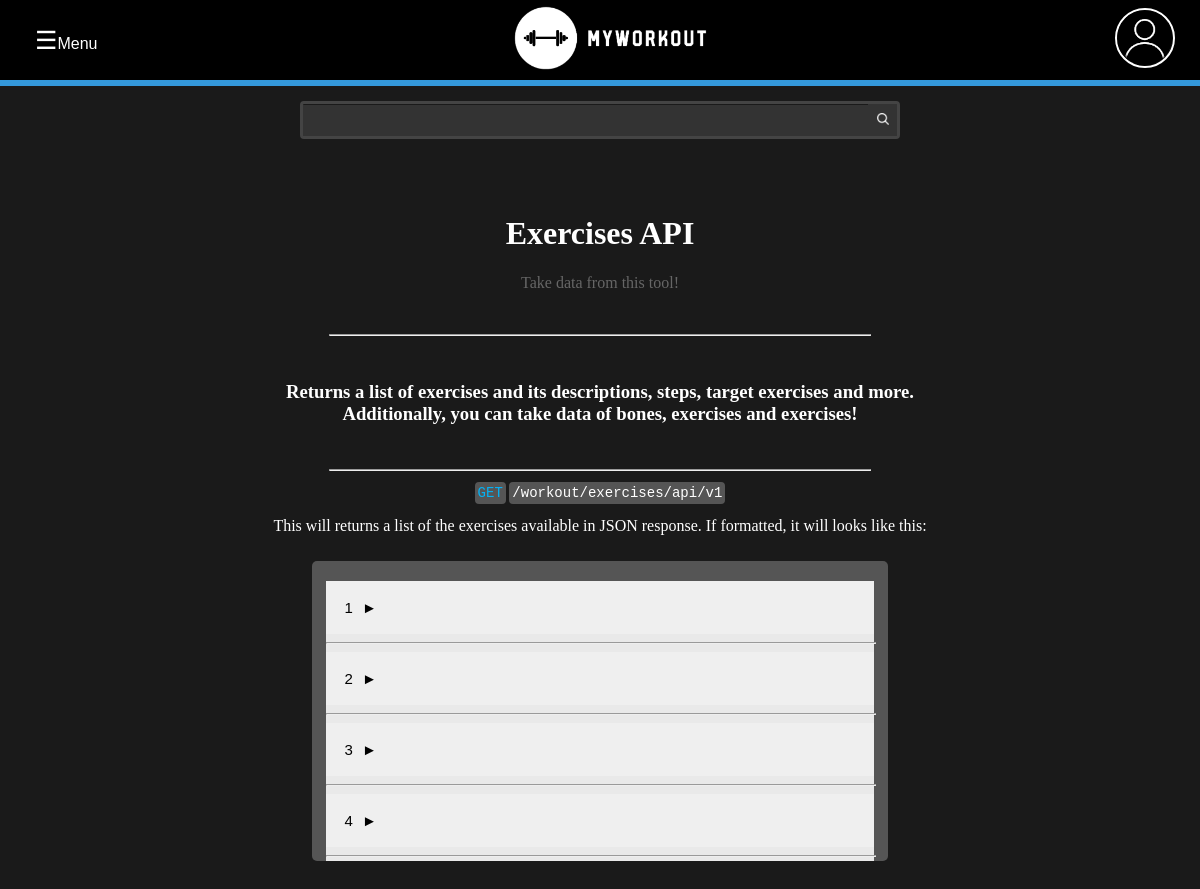
The app's page /about-api with its own data.
### workout/models.py (models this page shows, shortened)
class Exercise(models.Model):
    EXERCISE_DIFFICULTY = (
        ("E", "Easy"),
        ("M", "Medium"),
        ("H", "Hard",),
    )
    RES_PROFILE = (
        ("Unk", "Unknown"),
        ("Asc", "Ascending"),
        ("Dow", "Downward"),
    )
    cover = models.FileField(upload_to="images/exercises/%Y/%m/%d/",
                             validators=[FileExtensionValidator(['svg'])])
    attribution = models.TextField(blank=True)
    name = models.CharField("Exercise name", max_length=120)
    description = models.TextField("Exercise description")
    difficulty = models.CharField("Select the difficulty", max_length=1,
                                  choices=EXERCISE_DIFFICULTY)
    muscles = models.ManyToManyField("Muscle", related_name="Muscle",
                                     blank=True)
    muscle_group = models.ManyToManyField("MuscleGroup",
                                          related_name="MuscleGroup")
    slug = models.SlugField(unique=True, default="")
    resistance_profile = models.CharField("Resistance profile",
                                          choices=RES_PROFILE,
                                          max_length=3,
                                          blank=True)
    is_dumbell = models.BooleanField(default=False)
    is_barbell = models.BooleanField(default=False)
    is_cable = models.BooleanField(default=False)
    is_machine = models.BooleanField(default=False)
    sets = models.IntegerField("Number of sets", blank=True, default=0)
    steps = models.TextField("Steps", blank=True)
    class Meta:
        ordering = ['name']

### home/views.py (the view)
# urls.py: path('about-api', views.api, name="about-api"),
def api(request):
    exercises = ExercisesViewApi().get_queryset()
    context = {
        'title': 'About API - ',
        'exercises': exercises.order_by('id'),
    }
    return render(request, 'home/api.html', context)

### workout/models.py (called while the page is built)
    def __str__(self):
        return self.name

    def __str__(self):
        return self.name

### workout/views/api_responses.py (called while the page is built)
    def get_queryset(self):
        return Exercise.objects.all()

### templates/home/api.html (shortened to what this page needs)
{% extends "base.html" %}
{% block content %}
    <main class="main-content-block">
        <h1>Exercises API</h1>
        <p class="gray-text">Take data from this tool!</p>
        <br>
        <hr class="section-break">
        <br>
        <h3>Returns a list of exercises and its descriptions,
            steps, target exercises and more. Additionally,
            you can take data of bones, exercises and exercises!
        </h3>
        <br>
        <hr class="section-break">
        <p style="font-size: 14px;">
            <code class="code-background code-paragraph http-text">GET</code>
            <code class="code-background code-paragraph">{% url "workout:list-exercises-api" %}</code>
        </p>
        <p>This will returns a list of the exercises available in JSON response.
            If formatted, it will looks like this:
        </p>
        <div class="flex-container centered-x">
            <div class="cube-container flex centered-y column">
                <div class="within-container">
                    {% for exercise in exercises %}
                        <button type="button" class="collapsible">
                            {{exercise.id}}
                        </button>
                        <hr class="colapse-content-section-break">
                    {% endfor %}
                </div>
            </div>
        </div>
    </main>
{% endblock content %}

### static/css/style.css (style rules this page uses)
:root { --cor-fundo: #1a1a1a; --cor-texto: #ffffff; --cor-destaque: #3498db; --cor-sombra: #333333; --cor-fundo-secundario: #2c2c2c; --cor-texto-secundario: #cccccc; --cor-borda: #555555; }
html { height: 100%; }
body { height: 100%; padding: 0; margin: 0; color: white; background-color: #1a1a1a; overflow-y: scroll; }
.cube-container { width: 80%; border-radius: 5px; background-color: #555555; margin: 10px; overflow-y: scroll; max-height: 300px; }
.within-container { background-color: #e9e9e9; border-radius: 5px; width: 95%; margin: 20px 5px; color: #1f1f1f; text-align: start; }
.main-content-block { width: 60%; margin: 40px auto; text-align: center; }
.code-background { background-color: #555555; border-radius: 4px; }
.code-paragraph { padding: 3px; }
.http-text { color: #05B1F3; }
.collapsible { color: #000; cursor: pointer; padding: 18px; width: 100%; border: none; text-align: left; outline: none; font-size: 15px; }
.collapsible::after { content: '\25BA'; margin-left: 5px; }
.colapse-content-section-break { width: 100%; border-radius: 30px; color: #555555; }
.flex-container { width: 100%; display: flex; }
.column { flex-direction: column; }
.centered-y { align-items: center; }
.centered-x { justify-content: center; }
.section-break { width: 75%; border-radius: 30px; }
.gray-text { color: #666666; }
.flex { display: flex; }

### records on screen
Exercise: id "1"
Exercise: id "2"
Exercise: id "3"
Exercise: id "4"
